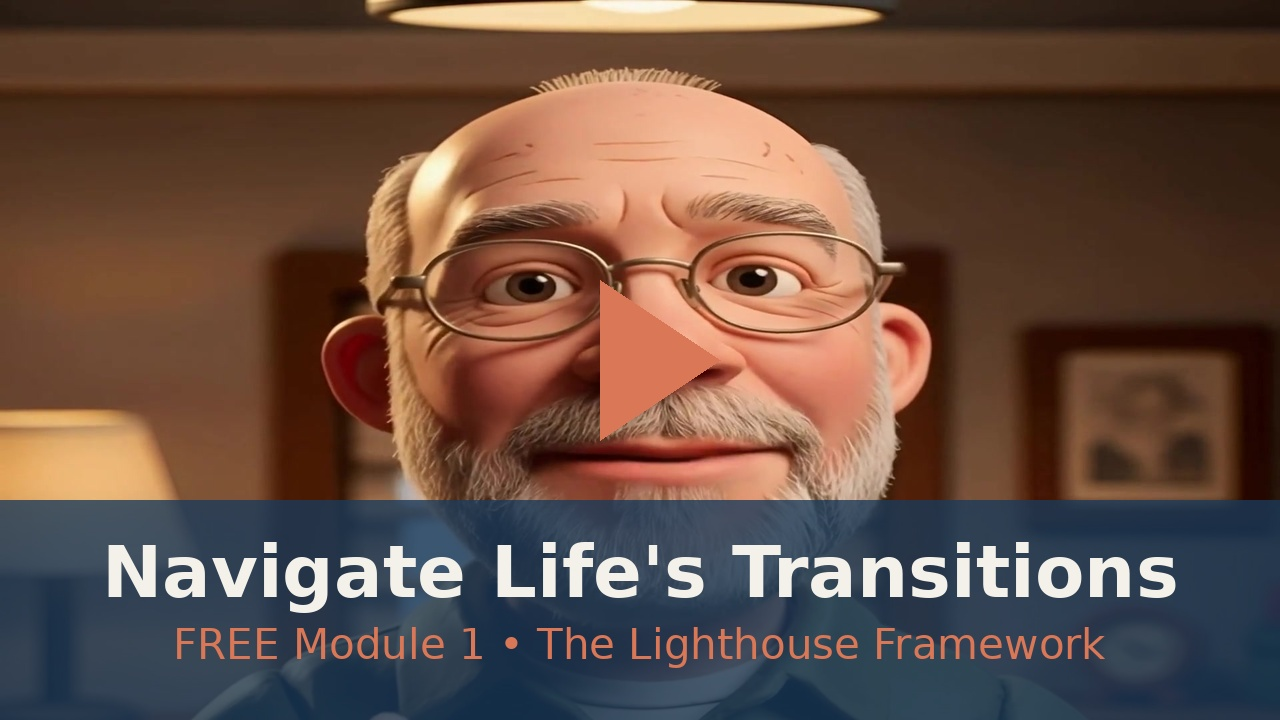
#> input picture images/beacon_module1_thumbnail.jpg, 1280 x 720 px, found by its file name
$ python -i standardize_blog_images.py   (imports and definitions only)
#> lines starting #> are read from the running program, lines starting #| are printed output that depends on the picture
#!/usr/bin/env python3
"""Create consistent 16:9 editorial derivatives for every Beacon blog image.

The process preserves the full supplied artwork in the foreground. When original
artwork is portrait or near-square, a subdued blurred continuation of that same
source fills the approved 1920x1080 deep-water master without cropping headlines,
source marks, or visual evidence.
"""

from __future__ import annotations

import hashlib
import json
import re
from pathlib import Path

from PIL import Image, ImageEnhance, ImageFilter, ImageOps


REPO_ROOT = Path(__file__).resolve().parents[1]
PUBLIC_ROOT = REPO_ROOT / "client" / "public"
IMAGE_ROOT = PUBLIC_ROOT / "images"
EDITORIAL_ROOT = IMAGE_ROOT / "editorial"
MANIFEST_PATH = IMAGE_ROOT / "BLOG_EDITORIAL_IMAGE_MANIFEST.json"
SOURCE_FILES = [
    REPO_ROOT / "client" / "src" / "pages" / "BlogPage.tsx",
    REPO_ROOT / "client" / "src" / "pages" / "BlogArticlePage.tsx",
]
IMAGE_REF_PATTERN = re.compile(r"(?:thumbnail|heroImage):\s*\"(/images/(?!editorial/)[^\"]+)\"")
TARGET_WIDTH = 1920
TARGET_HEIGHT = 1080
BACKGROUND = (13, 27, 42)


def sha256(path: Path) -> str:
    return hashlib.sha256(path.read_bytes()).hexdigest()


def editorial_path(source_path: str) -> str:
    return f"/images/editorial/{Path(source_path).stem}-16x9.webp"


def referenced_images() -> list[str]:
    references: set[str] = set()
    for source_file in SOURCE_FILES:
        references.update(IMAGE_REF_PATTERN.findall(source_file.read_text(encoding="utf-8")))
    if not references and MANIFEST_PATH.is_file():
        prior_manifest = json.loads(MANIFEST_PATH.read_text(encoding="utf-8"))
        references.update(record["source"] for record in prior_manifest.get("images", []))
    return sorted(references)


def source_continuation(image: Image.Image, width: int, height: int) -> Image.Image:
    scale = max(TARGET_WIDTH / width, TARGET_HEIGHT / height)
    background = image.resize(
        (round(width * scale), round(height * scale)),
        Image.Resampling.LANCZOS,
    )
    left = (background.width - TARGET_WIDTH) // 2
    top = (background.height - TARGET_HEIGHT) // 2
    background = background.crop((left, top, left + TARGET_WIDTH, top + TARGET_HEIGHT))
    background = background.filter(ImageFilter.GaussianBlur(radius=28))
    return ImageEnhance.Brightness(background).enhance(0.34)


def make_derivative(source_path: str) -> dict[str, object]:
#> called with source_path = '../images/beacon_module1_thumbnail.jpg'
    original = PUBLIC_ROOT / source_path.lstrip("/")
    if not original.is_file():
        raise FileNotFoundError(f"Missing referenced editorial image: {original}")

    target_path = PUBLIC_ROOT / editorial_path(source_path).lstrip("/")
    target_path.parent.mkdir(parents=True, exist_ok=True)

    with Image.open(original) as opened:
#> opened is the input picture: PIL image 1280x720 RGB; mean R, G, B 103.1, 78.5, 67
        image = ImageOps.exif_transpose(opened).convert("RGBA")
        source_width, source_height = image.size
#> source_width = 1280; source_height = 720
        background = source_continuation(image, source_width, source_height)
#> in source_continuation, `background = background.filter(ImageFilter.GaussianBlur(radius=28))`:
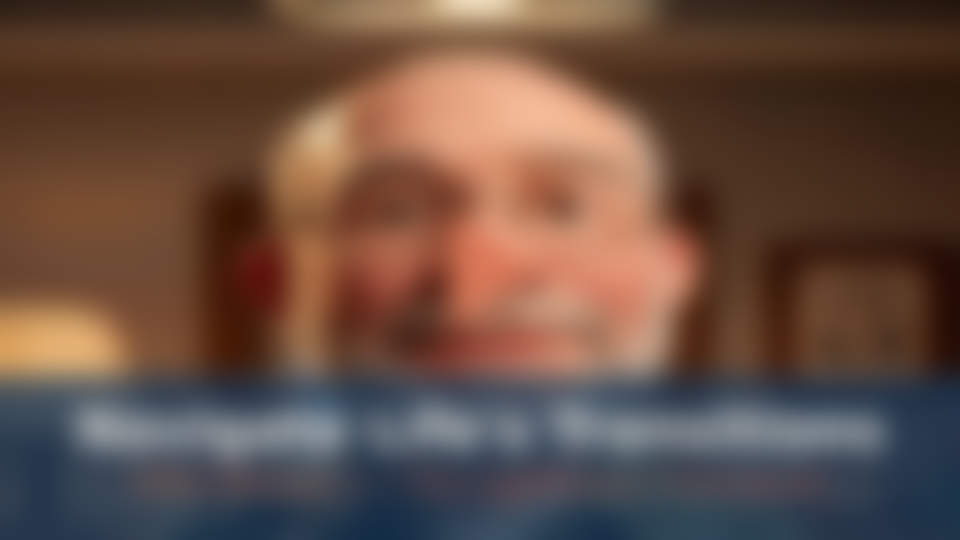
#> background: PIL image 1920x1080 RGBA (shown at 1/2 size); mean R, G, B, A 102.8, 78.2, 66.8, 255
#> in source_continuation, `return ImageEnhance.Brightness(background).enhance(0.34)`:
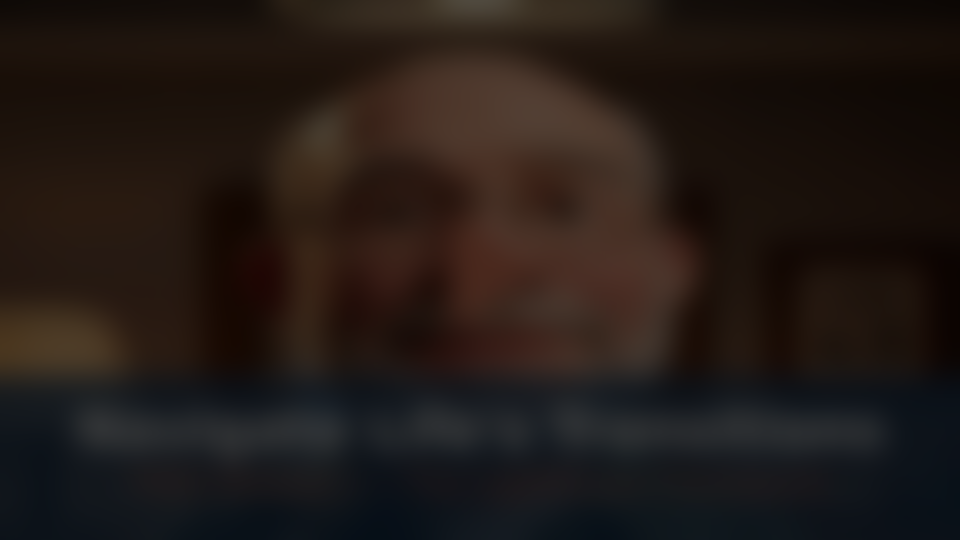
#> returned value: PIL image 1920x1080 RGBA (shown at 1/2 size); mean R, G, B, A 34.5, 26.1, 22.2, 255
        foreground_scale = min(TARGET_WIDTH / source_width, TARGET_HEIGHT / source_height)
#> foreground_scale = 1.5
        foreground = image.resize(
            (round(source_width * foreground_scale), round(source_height * foreground_scale)),
            Image.Resampling.LANCZOS,
        )

    canvas = Image.new("RGBA", (TARGET_WIDTH, TARGET_HEIGHT), BACKGROUND + (255,))
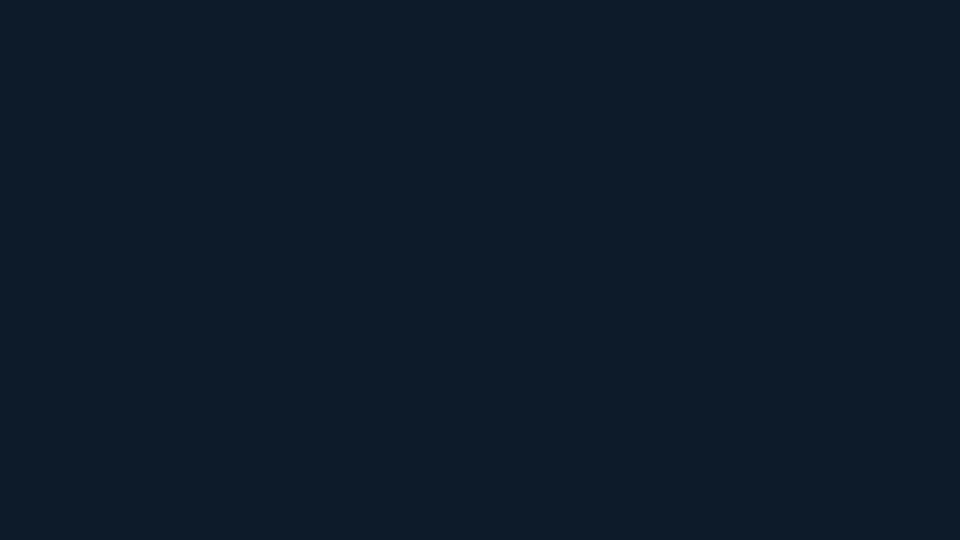
#> canvas: PIL image 1920x1080 RGBA (shown at 1/2 size); mean R, G, B, A 13, 27, 42, 255
    canvas.alpha_composite(background)
    canvas.alpha_composite(Image.new("RGBA", (TARGET_WIDTH, TARGET_HEIGHT), (13, 27, 42, 110)))
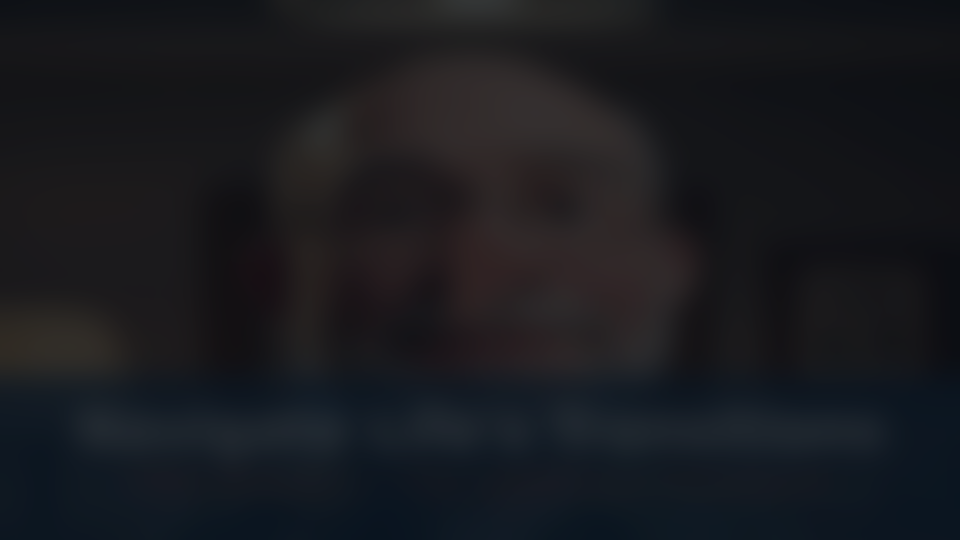
#> canvas: PIL image 1920x1080 RGBA (shown at 1/2 size); mean R, G, B, A 25.2, 26.5, 30.7, 255
    offset = ((TARGET_WIDTH - foreground.width) // 2, (TARGET_HEIGHT - foreground.height) // 2)
#> offset = (0, 0)
    canvas.alpha_composite(foreground, offset)
    canvas.convert("RGB").save(target_path, "WEBP", quality=90, method=6)

    return {
        "source": source_path,
        "derivative": editorial_path(source_path),
        "source_dimensions": [source_width, source_height],
        "derivative_dimensions": [TARGET_WIDTH, TARGET_HEIGHT],
        "source_sha256": sha256(original),
        "transform": "preserved foreground with blurred source continuation",
        "background": "#0D1B2A with blurred source continuation",
        "ratio": "16:9",
    }


def update_source_references(mapping: dict[str, str]) -> None:
    for source_file in SOURCE_FILES:
        text = source_file.read_text(encoding="utf-8")
        for source, derivative in mapping.items():
            text = text.replace(f'"{source}"', f'"{derivative}"')
        source_file.write_text(text, encoding="utf-8")


def main() -> None:
    sources = referenced_images()
    records = [make_derivative(source) for source in sources]
    update_source_references({record["source"]: record["derivative"] for record in records})
    manifest = {
        "standard": "Beacon Editorial Image Specification",
        "canvas": [TARGET_WIDTH, TARGET_HEIGHT],
        "ratio": "16:9",
        "transform": "preserved foreground with blurred source continuation",
        "background": "#0D1B2A with blurred source continuation",
        "images": records,
    }
    MANIFEST_PATH.write_text(json.dumps(manifest, indent=2) + "\n", encoding="utf-8")
    print(f"Standardized {len(records)} editorial images into {EDITORIAL_ROOT}")


# [2 lines not run here, left out]

>>> result = make_derivative('../images/beacon_module1_thumbnail.jpg')

$ run again, on images/hero-assessment.jpg
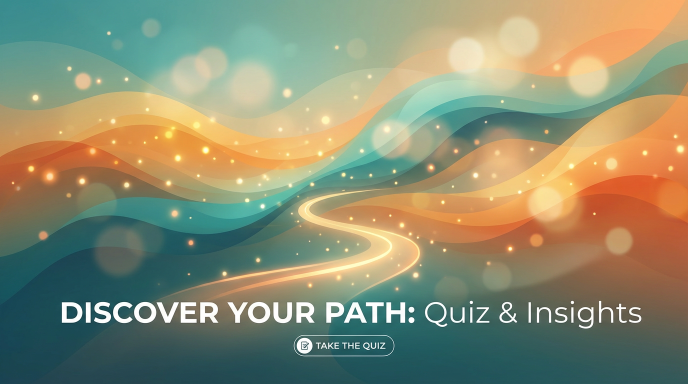
#> input picture images/hero-assessment.jpg, 1376 x 768 px, found by its file name (shown at 1/2 size)
#> in make_derivative, opened is the input picture: PIL image 1376x768 RGB; mean R, G, B 141.2, 142.6, 114.1
#> in source_continuation, `return ImageEnhance.Brightness(background).enhance(0.34)`:
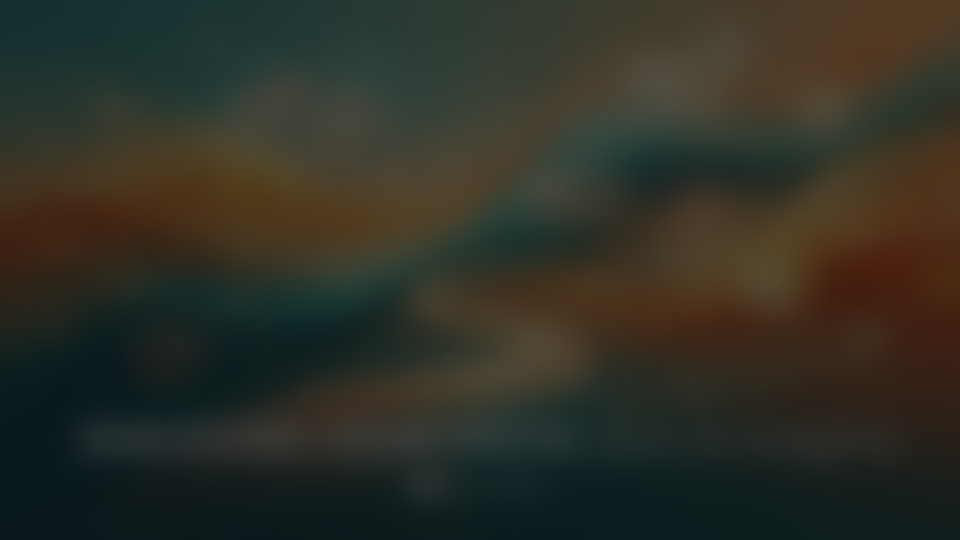
#> returned value: PIL image 1920x1080 RGBA (shown at 1/2 size); mean R, G, B, A 47.5, 48, 38.4, 255
#> in make_derivative, `canvas.alpha_composite(foreground, offset)`:
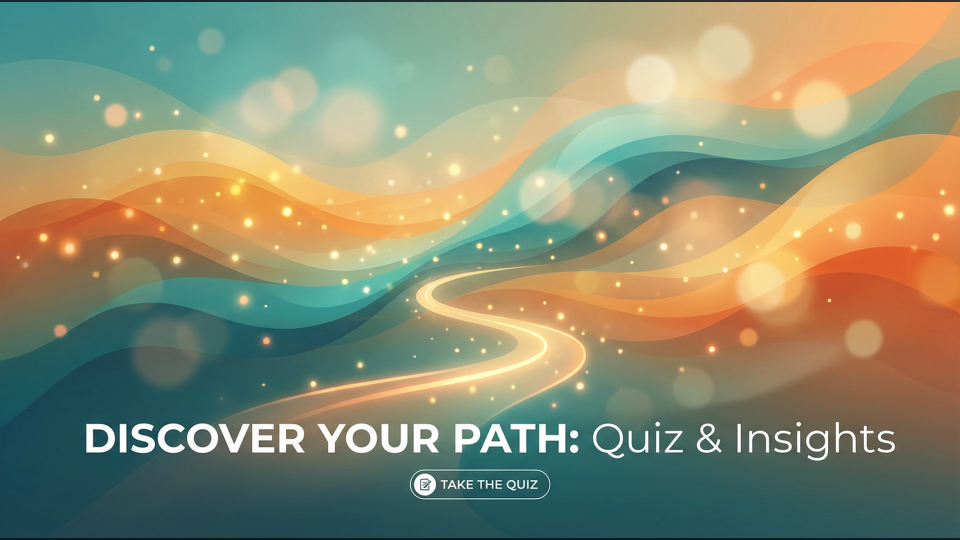
#> canvas: PIL image 1920x1080 RGBA (shown at 1/2 size); mean R, G, B, A 140.3, 141.7, 113.5, 255
